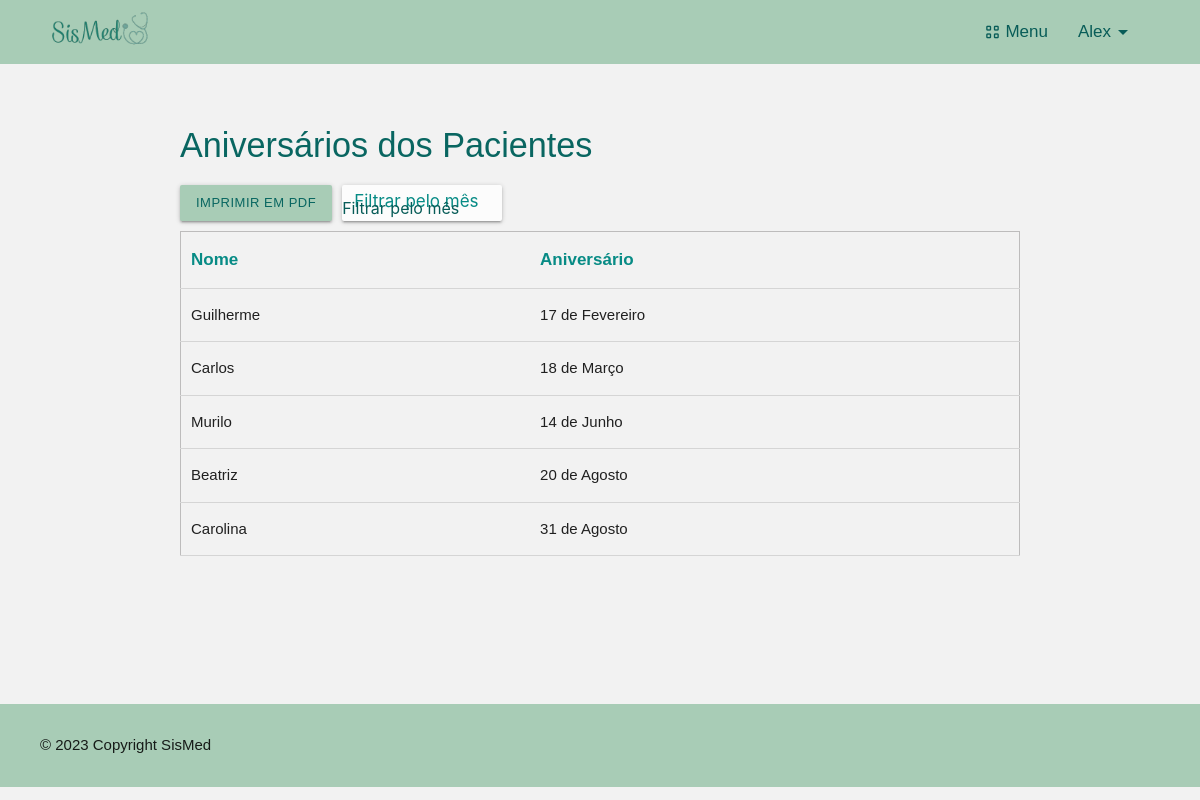
Page /aniversarios/pacientes (signed in) on the committed database.
### cadastros/models.py (models this page shows, shortened)
class Paciente(models.Model):
    nome_completo = models.CharField(max_length=100, verbose_name='Nome Completo')
    data_nascimento = models.DateField(verbose_name='Data de Nascimento')
    rg = models.CharField(max_length=13, verbose_name='RG', unique=True)
    cpf = models.CharField(max_length=14, verbose_name='CPF', unique=True)
    sexo = models.CharField(max_length=1, choices=sexo_opcoes, null=True)
    endereco = models.OneToOneField(Endereco, null=True, on_delete=models.PROTECT)
    telefone = models.CharField(max_length=15)
    email = models.CharField(max_length=50)
    data_cadastro = models.DateField(verbose_name='Data de Cadastro')
    informacoes_medicas = models.TextField(verbose_name='Informações Médicas')
    foto =  models.ImageField(upload_to='fotos_pacientes', blank=True, null=True)
    def __str__(self):
        return f'{self.nome_completo}'
    """def __str__(self):
        return f'{self.nome_completo} {self.data_nascimento} {self.rg} {self.cpf} {self.endereco} {self.telefone} {self.email} {self.data_cadastro} {self.informacoes_medicas}'"""

### cadastros/views.py (the view, shortened to what this page needs)
# urls.py: path('aniversarios/pacientes', AniversariosPacientesList.as_view(), name='aniversarios-pacientes'),
class AniversariosPacientesList(LoginRequiredMixin, GrupoMixin, ListView):
    login_url = reverse_lazy('login')
    model = Paciente
    template_name = 'cadastros/listas/aniversarios_pacientes.html'
    def get_queryset(self):
        day_expr = ExpressionWrapper(ExtractDay('data_nascimento'), output_field=IntegerField())
        month_expr = ExpressionWrapper(ExtractMonth('data_nascimento'), output_field=IntegerField())
        pacientes = Paciente.objects.annotate(day=day_expr, month=month_expr).order_by('month', 'day')
        mes_selecionado = self.request.GET.get('mes')
        if mes_selecionado and mes_selecionado != '0':
            pacientes = Paciente.objects.filter(data_nascimento__month=mes_selecionado).annotate(day=day_expr, month=month_expr).order_by('month', 'day')
        return pacientes
    def get_context_data(self, *args, **kwargs):
        context = super().get_context_data(*args, **kwargs)
        valor = '0'
        opcao = 'Filtrar pelo mês'
        aviso = 'Ainda não há pacientes cadastrados'
        mes_selecionado = self.request.GET.get('mes')
        context['valor'] = valor
        context['opcao'] = opcao
        context['aviso'] = aviso
        context['titulo'] = 'Aniversários dos Pacientes'
        return context

### paginas/views.py (called while the page is built)
    def get_context_data(self, **kwargs):
        context = super().get_context_data(**kwargs)
        user = self.request.user
        is_admin = user.groups.filter(name='Administrador').exists()
        is_medico = user.groups.filter(name='Medico').exists()
        context['is_admin'] = is_admin
        context['is_medico'] = is_medico
        return context

### cadastros/templates/cadastros/listas/aniversarios_pacientes.html (shortened to what this page needs)
{% extends 'paginas/index.html' %}
{% load static %}
{% block styles %}
    <link rel="stylesheet" href="{% static 'css/listar.css' %}">
    <link rel="stylesheet" href="{% static 'css/aniversarios.css' %}">
{% endblock %}
{% block content %}
    {% block titulo2 %}
        <h4>{{titulo}}</h4>
    {% endblock %}
    <div id="btn_box_list">
        {% block btn_add %}
            <a class="btn btn-add btn-sm" href="{% url 'aniversarios-pacientes-pdf' %}?mes={{ valor }}" id="gerarPDF">
                Imprimir em PDF
            </a>
            <form action="?" method="GET" id="form-mes">
                <div class="btn btn-sm btn-select" id="select-btn">
                    <input type="text"  value="{{opcao}}">
                    <i class="fa-solid fa-caret-down"></i>
                </div>
            </form>
        {% endblock %}
    </div>
    <div class="table-responsive">
        <table class="table" id="tabela-aniversarios">
            <tr>
                {% block campos %}
                    <th>Nome</th>
                    <th>Aniversário</th>
                {% endblock %}
            </tr>
            {% block lista %}
                {% for paciente in object_list %}
                <tr>
                    <td>{{paciente.nome_completo}}</td>
                    <td>{{paciente.data_nascimento|date:'j'}} de {{paciente.data_nascimento|date:'F'}}</td>
                </tr>
                {% empty %}
                <tr>
                    <td colspan="12">{{aviso}}</td>
                </tr>
                {% endfor %}
            {% endblock %}
        </table>
    </div>
{% endblock %}

### paginas/templates/paginas/index.html (shortened to what this page needs)
{% load static %}
<!DOCTYPE html>
<html lang="pt-br">
<head>
    <link rel="stylesheet" href="https://cdnjs.cloudflare.com/ajax/libs/materialize/1.0.0/css/materialize.min.css">
    <link rel="stylesheet" href="{% static 'css/estilo.css' %}">
    <link rel="stylesheet" href="{% static 'css/style_dash.css' %}">
    {% block styles %}
    {% endblock %}
</head>
<body>
{% block head %}
<header>
    <a href="#" class="brand-logo">
        <img id="logo" src="{% static 'img/SisMed-logo.png' %}" alt="SisMed logo" class="responsive-img" style="max-height: 60px;">
    </a>
  <nav class="navbar-nav">
    <div class="nav-wrapper" >
            <ul id="nav-mobile" class="right hide-on-med-and-down">
                {% if request.user.is_authenticated %}
                    <li class="dropdown-trigger black-text" data-target="dropdown1">
                        <span class="icons material-symbols-outlined" id="view-cozy">View_Cozy</span>
                        Menu
                    </li>
                    <li id="drop-user" class="dropdown-trigger black-text" data-target="dropdown3"> {{ request.user }}
                        <span class="material-symbols-outlined">arrow_drop_down</span>
                    </li>
                {% else %}
                    <li><a class="black-text" id="login-option" href="{% url 'login' %}">Login</a></li>
                {% endif %}
            </ul>
        </div>
    </nav>
</header>
{% endblock %}
{% block main %}
<main>
    <div class="container" id="main-container">
        {% block content %}{% endblock %}
    </div>
</main>
{% endblock %}
{% block footer %}
<footer>
    <div class="col-12" id="copyright">
        <p>&copy; 2023 Copyright SisMed</p>
    </div>
</footer>
{% endblock %}
</body>
</html>

### static/css/estilo.css (style rules this page uses)
* { margin: 0; padding: 0; }
body { background-color: #f2f2f2; }
h4 { color: #096661; }
header { height: 64px; background-color: #a8ccb6; display: flex; align-items: center; justify-content: space-between; padding-left: 50px; padding-right: 65px; }
header #logo { width: 110px; }
.navbar-nav { background-color: #a8ccb6; box-shadow: none; justify-content: space-between; }
#drop-user { text-transform: capitalize; }
.dropdown-trigger { display: flex; align-items: center; margin-left: 30px; font-size: 17px; color: #085c58 !important; }
.icons { margin-right: 4px; font-size: 18px; }
#drop-user { font-weight: 500; }
main { min-height: 80vh; }
.container { padding-block: 20px; }
footer { background-color: #a8ccb6; padding-inline: 40px; padding-block: 30px; }
#copyright { display: flex; justify-content: space-between; }

### static/css/style_dash.css (style rules this page uses)
body { font-family: Arial, sans-serif; }

### static/css/listar.css (style rules this page uses)
.container { padding-block: 40px; }
#btn_box_list { display: flex; gap: 10px; }
.btn-sm { font-weight: 500; }
.btn-add { background-color: #a8ccb6; border-color: #096661; color: #096661; font-size: 14px; }

### static/css/aniversarios.css (style rules this page uses)
.table { border: 1px solid #bdbcbc; }
th, td { padding-inline: 10px; }
th { font-size: 17px; color: #078b85; }
#btn_box_list { align-items: flex-end; }
#btn_box_list .btn-add { margin-bottom: 10px; font-size: 13px; }
#form-mes { position: relative; width: 160px; }
#select-btn { width: 160px; height: 36px; position: absolute; bottom: 10px; display: flex; justify-content: space-between; align-items: center; padding: 8px; padding-left: 12px; background-color: #fcfcfc; color: #078b85; border-radius: 2px; text-transform: none; }
#select-btn input { height: 100%; padding: 0; margin: 0; padding-bottom: 5px; border: 0; font-size: 17px; color: #078b85; cursor: pointer; caret-color: #fcfcfc; }
#select-btn i { font-size: 14px; }

### rows in the picture
Paciente: nome_completo "Guilherme", data_nascimento "17", data_nascimento "Fevereiro"
Paciente: nome_completo "Carlos", data_nascimento "18", data_nascimento "Março"
Paciente: nome_completo "Murilo", data_nascimento "14", data_nascimento "Junho"
Paciente: nome_completo "Beatriz", data_nascimento "20", data_nascimento "Agosto"
Paciente: nome_completo "Carolina", data_nascimento "31", data_nascimento "Agosto"

### other values in the picture
{{ request.user }} "Alex"
{{ titulo }} "Aniversários dos Pacientes"
